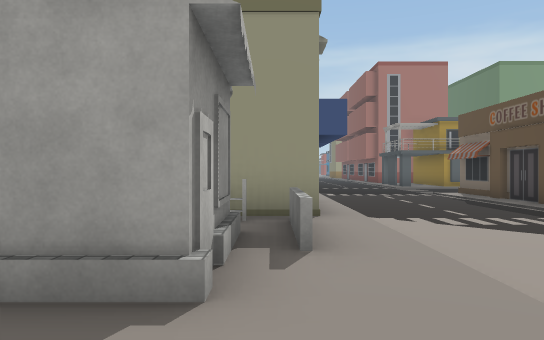
[1] (above)

24 first-person views from a walk through a Unity game level. The camera is 1.4 m above the floor, looks level and sees 70° across. The floor is counted in squares, 2 m on a side. Each view is taken from the middle of a square. On the plan, view 1 faces up. The plan holds only what a view shows up to about 11 squares ahead; the rest is blank. The place goes on beyond the plan. The player is left out. Some surface patterns are stand-ins.

[2]
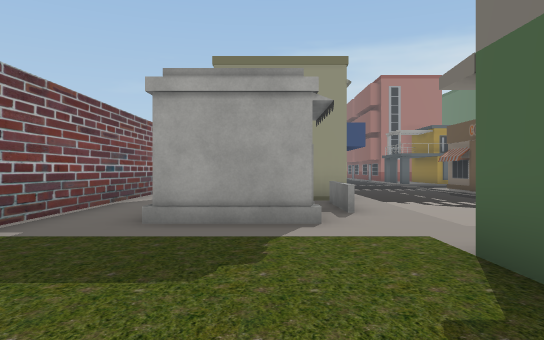

[3]
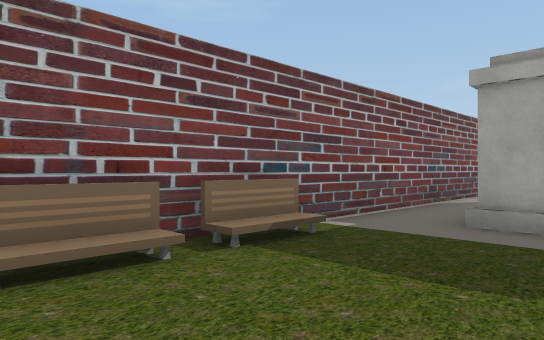

[4]
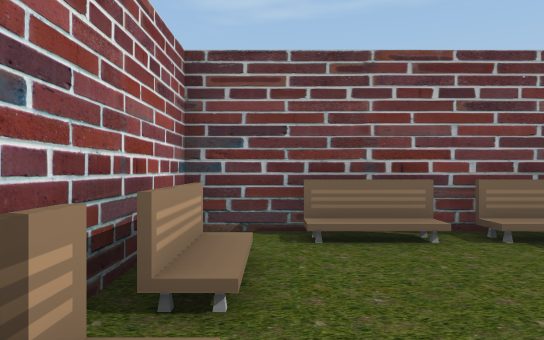

[5]
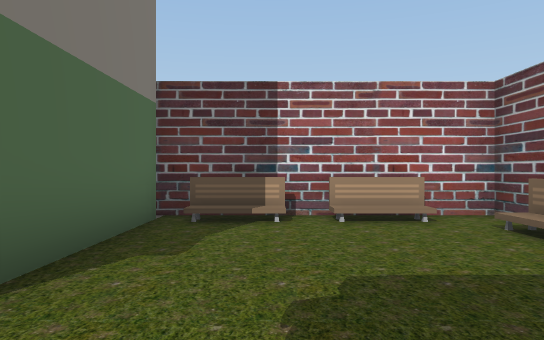

[6]
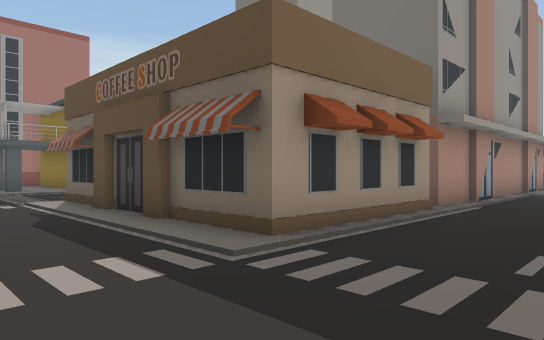

[7]
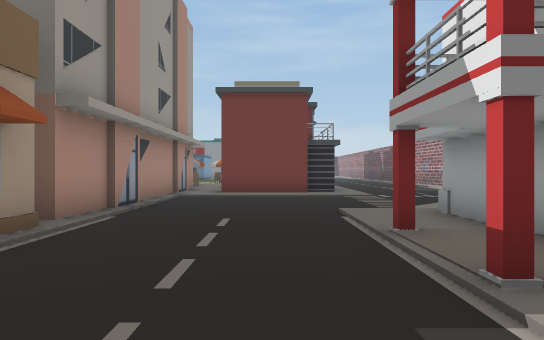

[8]
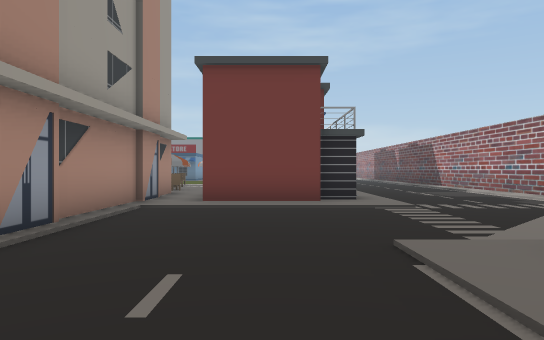

[9]
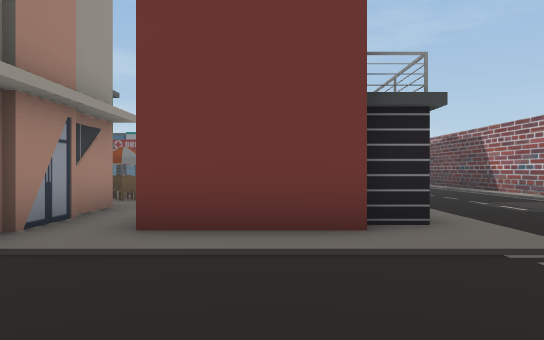

[10]
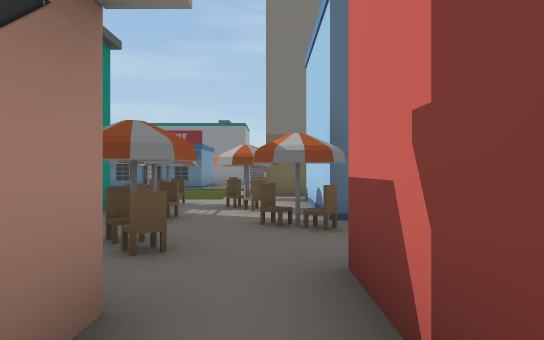

[11]
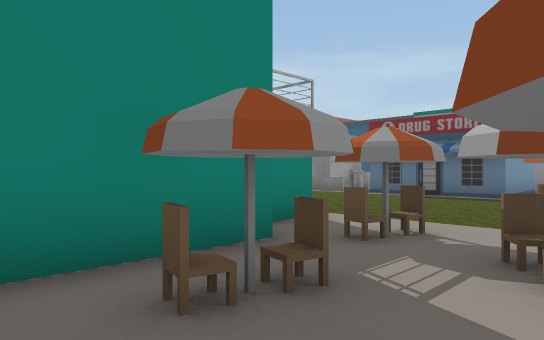

[12]
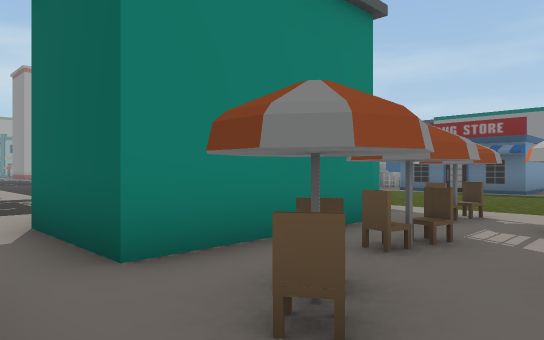

[13]
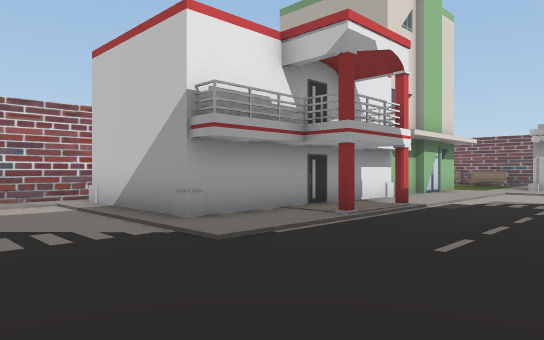

[14]
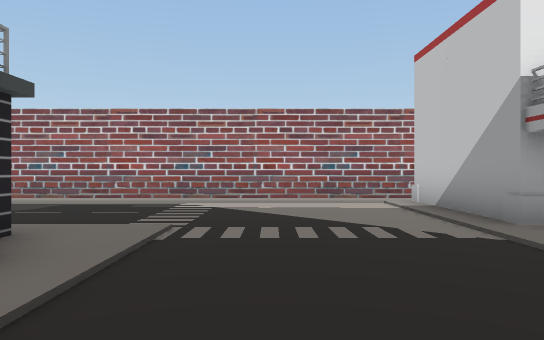

[15]
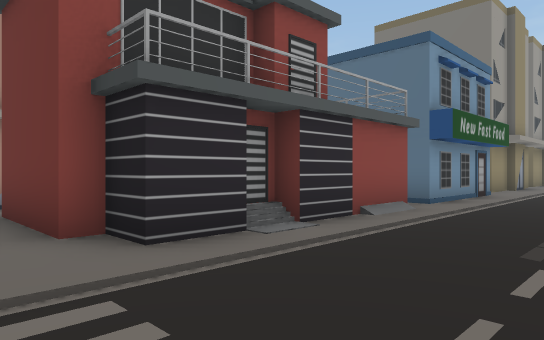

[16]
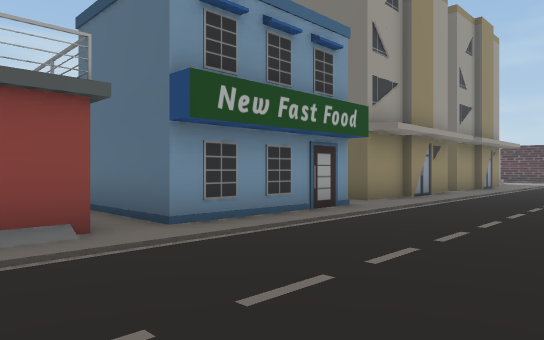

[17]
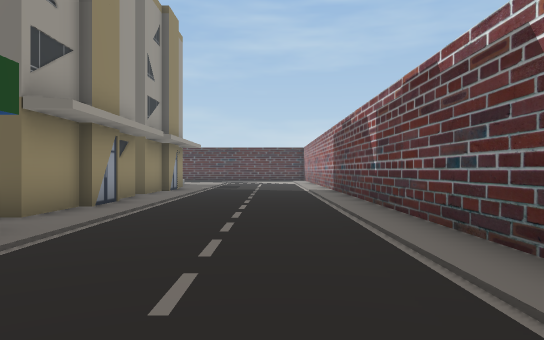

[18]
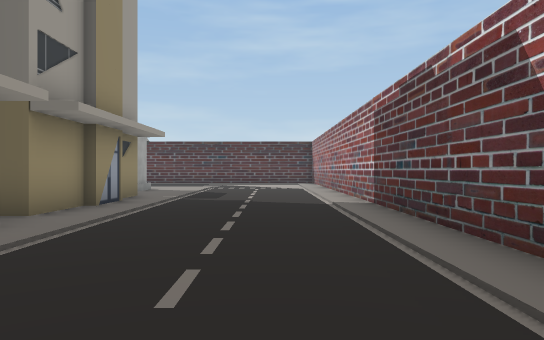

[19]
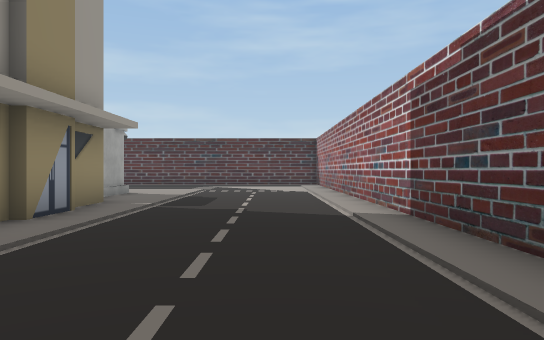

[20]
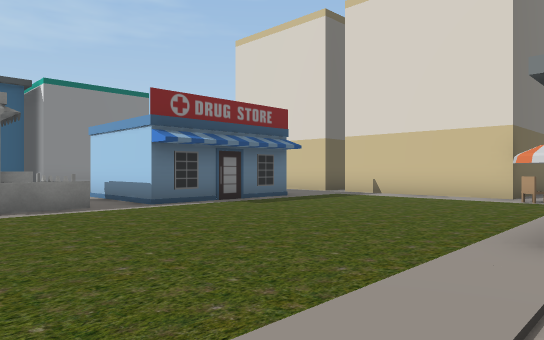

[21]
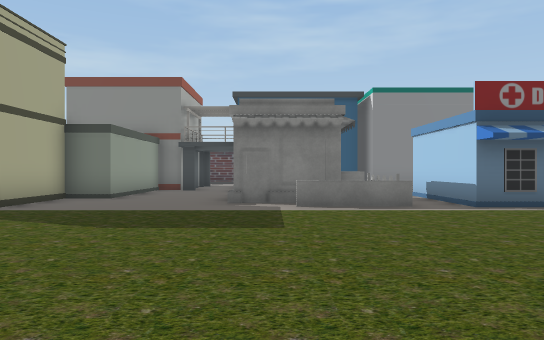

[22]
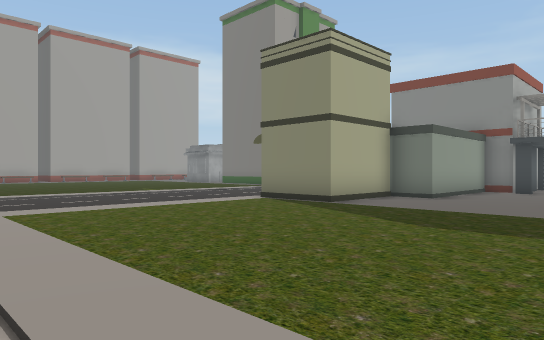

[23]
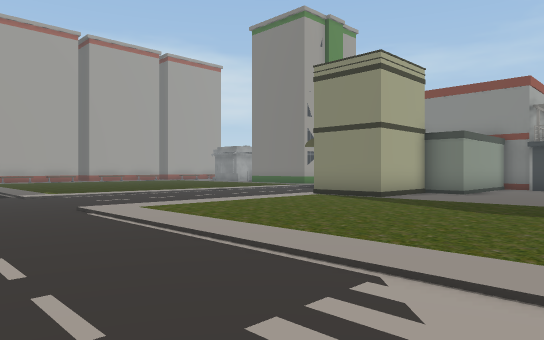

[24]
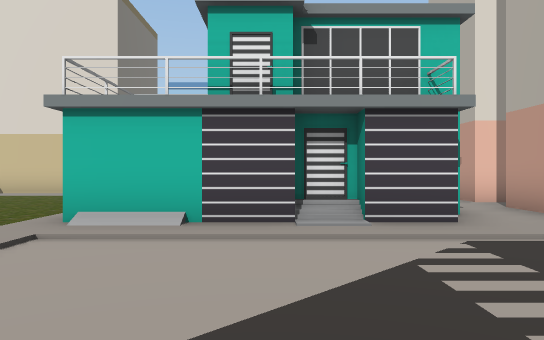

### Floor plan
Key: @ floor where view 1 was taken; # wall or solid block; . main floor; : floor 0.25 m higher than the main floor; / step, stairs or slope; B building; E bench; C chair; O other object.
Columns run from 5 left of view 1 to 41 right of it. Each row starts with its distance up from view 1.
 26                               .....
 25                               ......
 24                               .......
 23                              ........
 22                              ........
 21                              ........B
 20                              ........BBB
 19                              ..........OOOO
 18                             ...............#
 17                           .................
 16                           . .............
 15           ..              . . ........#
 14           ..              ...........O#
 13           ..             ............OOOO #
 12           ..             ...............  ##
 11        ....#   B         .#:###......OOO  #
 10       .....#   BBB      B.### #......O
  9       .....#            ..##  #......O
  8 #     .....#   B       BB.###........OOO
  7 #.   O.....#   B        B.CCC.C.......
  6 #. OOO.....####BBBBBBBBBBCCCCCCCC.....
  5 #. OOO.....................C.CCCCBBBB      OOOO
  4 #..  O................###.#CBBBB.B
  3 #..  .................### #.B   .B
  2 #...........#.#.......#####.B  B.BBBB.BBBBB...
  1 #....................../....BBB...............
  0 #E...@B BB#######.............................
 -1 #.....B   B     #.............................
 -2 #E....B   B     #.............................
 -3 #.....B         #.............................
 -4 ##EEEE#         ##############################

Positions as (right, up) in squares from view 1, and headings:
1: (0, 0), facing up
2: (-1, -3), facing up
3: (-1, -3), facing up-left
4: (0, -3), facing left
5: (-1, 2), facing down
6: (3, 3), facing up-right
7: (5, 3), facing right
8: (8, 3), facing right
9: (12, 3), facing right
10: (17, 5), facing right
11: (21, 5), facing up-right
12: (19, 5), facing up-right
13: (14, 5), facing down-left
14: (14, 5), facing down
15: (15, -2), facing up-right
16: (20, -3), facing up-right
17: (22, -2), facing right
18: (27, -2), facing right
19: (29, -2), facing right
20: (25, 15), facing down-right
21: (25, 15), facing right
22: (25, 15), facing up-right
23: (23, 15), facing up-right
24: (23, 16), facing down
